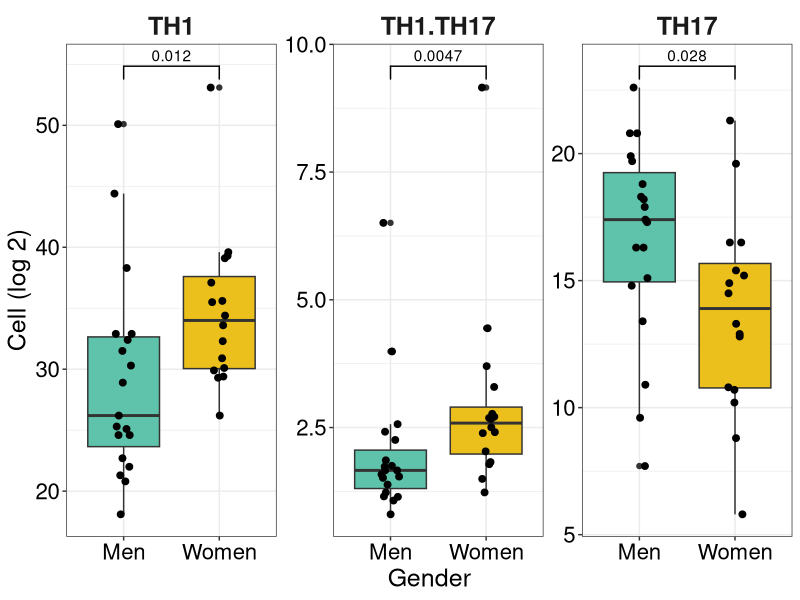

This figure's R source:
### Figure 3d - Th1, Th17, & Th2 % at baseline in men vs. women

#load the required libraries
library(ggplot2)
library(RColorBrewer)
library(ggpubr)
library(ggsignif)
library(reshape2)

setwd("$/Figure3/")
Fig3d <- read.csv(file="Fig3d_input.csv", header=TRUE, sep=",")

TH_sexdiff <- ggplot(Fig3d, aes(x=Gender, y=value, fill=Gender)) +
  geom_boxplot() +
  geom_jitter(width=0.1, size=2)+
  scale_fill_manual(values=c("Men"="#5EC3AA", "Women"="#ECC01C"))+
  facet_wrap(~CellType, scales = "free", ncol=3) +
  geom_signif(comparisons = list(c("Men","Women")),
              test="wilcox.test" )+
  theme_bw()+ ylab("Cell (log 2)") +
  theme(strip.background = element_blank(), strip.text.y = element_blank(),
        legend.position = "none",
        axis.text.x = element_text(color="black", size=16 ),
        axis.text.y = element_text(color="black", size=16),
        axis.title.x = element_text(color="black", size=18 ),
        axis.title.y = element_text(color="black", size=18),
        strip.text = element_text(face="bold", size=18,lineheight=4.0)
        ) 
pdf(file="Fig3d.pdf", height = 5, width=8)
TH_sexdiff
dev.off()

